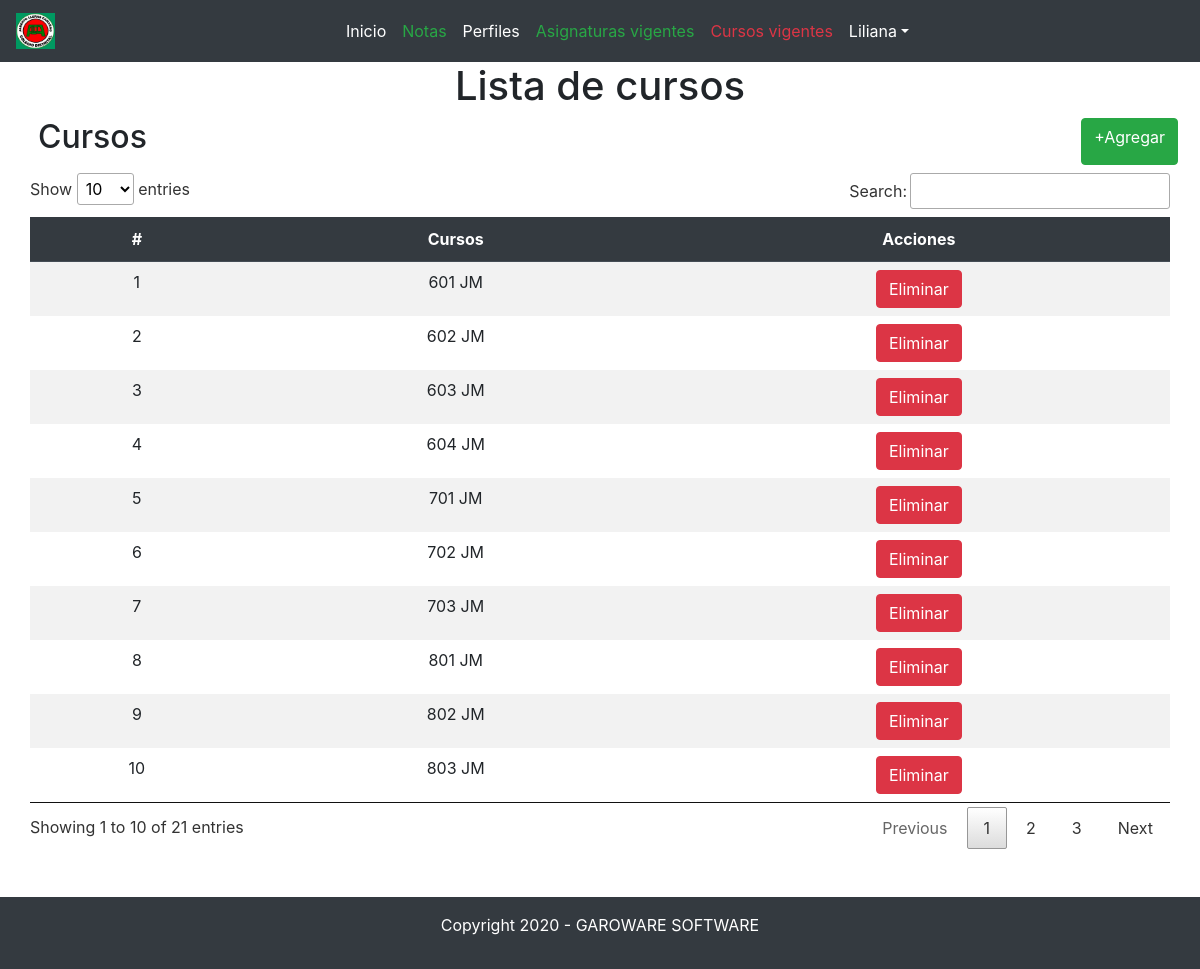
Page /?controller=course (signed in) on the committed database.
### tables this page shows
CREATE TABLE `cursos` (
  `ID_CURSO` int(11) NOT NULL,
  `CURSO` varchar(20) NOT NULL
);

### Controllers/CourseController.php (called while the page is built, shortened)
<?php
require 'Models/Course.php';
class CourseController
{
	private $model;
	public function __construct()
	{
		$this->model = new Course;
	}
	public function index()
	{
		require 'Views/Layout.php';
		$courses = $this->model->getAll();
		require 'Views/Courses/list.php';
		require 'Views/Footer.php';
	}
}

### Models/Course.php (called while the page is built, shortened)
<?php
class Course
{
	private $pdo;
	public function __construct()
	{
		try {
			$this->pdo = new Conexion;
		} catch (PDOException $e) {
			die($e->getMessage());
		}
	}
	public function getAll()
	{
		try {
			$strSql = "SELECT * FROM cursos ORDER BY CURSO";
			$query = $this->pdo->select($strSql);
			return $query;
		} catch (PDOException $e) {
			die($e->getMessage());
		}
	}
}

### Providers/Conexion.php (called while the page is built, shortened)
<?php
class Conexion extends PDO
{
	public function select($strSql, $arrayData = array(), $fectchMode = PDO::FETCH_OBJ)
	{
    	try {
    		$query = $this->prepare($strSql);
    		if (!$query->execute()) {
    			echo "La consulta no se realizo";
    		}else{
    			return $query->fetchAll($fectchMode);
    		}
    	} catch (PDOException $e) {
    		die($e->getMessage());
    	}
	}
}

### Views/Courses/list.php (the view, shortened to what this page needs)
<main class="caontainer">
	<section class="col-md-12 text-center">
		<h1>Lista de cursos</h1>
		<div class="col-md-12 m-2 d-flex justify-content-between">
			<h2>Cursos</h2>
			<a href="?controller=course&method=new" class="btn btn-success">+Agregar</a>
		</div>
		<section class="col-md-12">
			<table class="table table-hover table-striped table-borderless" id="myTable">
				<thead class="thead-dark">
					<tr>
						<th scope="col">#</th>
						<th scope="col">Cursos</th>
						<th scope="col">Acciones</th>
					</tr>
				</thead>
				<tbody>
					<?php foreach ($courses as $course) { ?>
						<tr>
							<td><?php echo $course->ID_CURSO ?></td>
							<td><?php echo $course->CURSO ?></td>
							<td>
								<a href="?controller=course&method=delete&id=<?php echo $course->ID_CURSO?>" class="btn btn-danger">Eliminar</a>
							</td>
						</tr>
					<?php } ?>
				</tbody>
			</table>
		</section>
	</section>
</main>

### rows in the picture
cursos: ID_CURSO "1", CURSO "601 JM"
cursos: ID_CURSO "2", CURSO "602 JM"
cursos: ID_CURSO "3", CURSO "603 JM"
cursos: ID_CURSO "4", CURSO "604 JM"
cursos: ID_CURSO "5", CURSO "701 JM"
cursos: ID_CURSO "6", CURSO "702 JM"
cursos: ID_CURSO "7", CURSO "703 JM"
cursos: ID_CURSO "8", CURSO "801 JM"
cursos: ID_CURSO "9", CURSO "802 JM"
cursos: ID_CURSO "10", CURSO "803 JM"

### other values in the picture
$_SESSION['user']->NOMBRES "Liliana"
